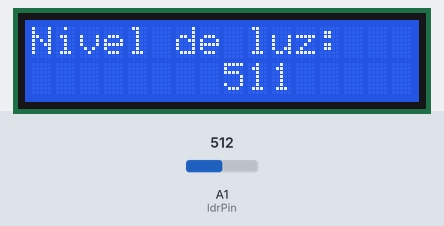
Bench run of a sketch on a simulated Arduino Uno, built with avr-gcc and run on an emulated ATmega328P. Parts: 16×2 character LCD. The inputs (shaded band) are chosen by the test bench; at power-on: A1 (ldrPin) = 512. What the sketch prints to the serial monitor is not drawn.

Above: at 1.2 s.
1.3 s: A1 (ldrPin) set to 716
At 2.6 s:
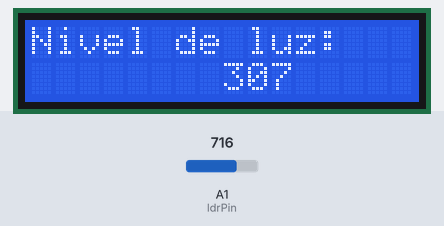
3.5 s: A1 (ldrPin) set to 900
At 4.4 s:
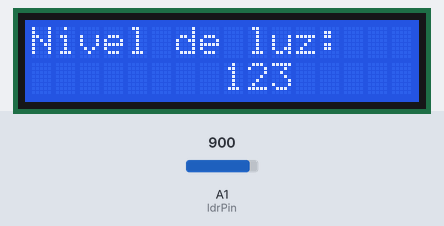
5.5 s: A1 (ldrPin) set to 1023
At 7.3 s:
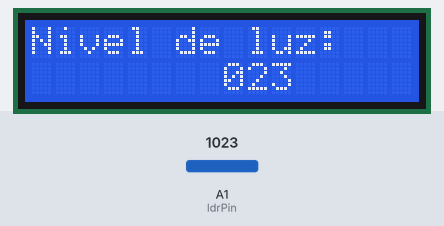
Timing chart, 0 to 8.8 s (numbered marks = the images above; inputs shaded):
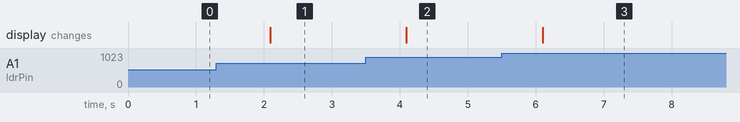

Measured:
- after the input at 1.3 s, the display: changes after 0.79 s (image 1)
- after the input at 3.5 s, the display: changes after 0.60 s (image 2)
- after the input at 5.5 s, the display: changes after 0.60 s (image 3)

The sketch:

Sensor_LDR_Pantalla_LCDI2C.ino
```cpp
#include <Wire.h>
#include <LiquidCrystal_I2C.h>

// Pin del LDR
const int ldrPin = A1;

// Inicializa la pantalla LCD (ajusta la dirección I2C según tu módulo)
LiquidCrystal_I2C lcd(0x27, 16, 2); // Dirección I2C y tamaño del LCD (16x2)

void setup() {
  Serial.begin(9600);

  // Configuración de los pines
  pinMode(ldrPin, INPUT);

  // Inicializa la comunicación I2C para la pantalla LCD
  lcd.init();
  lcd.backlight();
  lcd.setCursor(0, 0);
  lcd.print("Nivel de luz:");
}

void loop() {
  // Lee el valor analógico del LDR
  int valorLDR = analogRead(ldrPin);

  Serial.print("Valor del LDR: ");
  Serial.println(valorLDR);

  // Muestra el valor en la pantalla LCD
  // Muestra el valor del LDR en la pantalla LCD
  lcd.setCursor(8, 1);
  lcd.print(1023 - valorLDR);

  delay(1000); // Actualiza cada segundo
}
```
